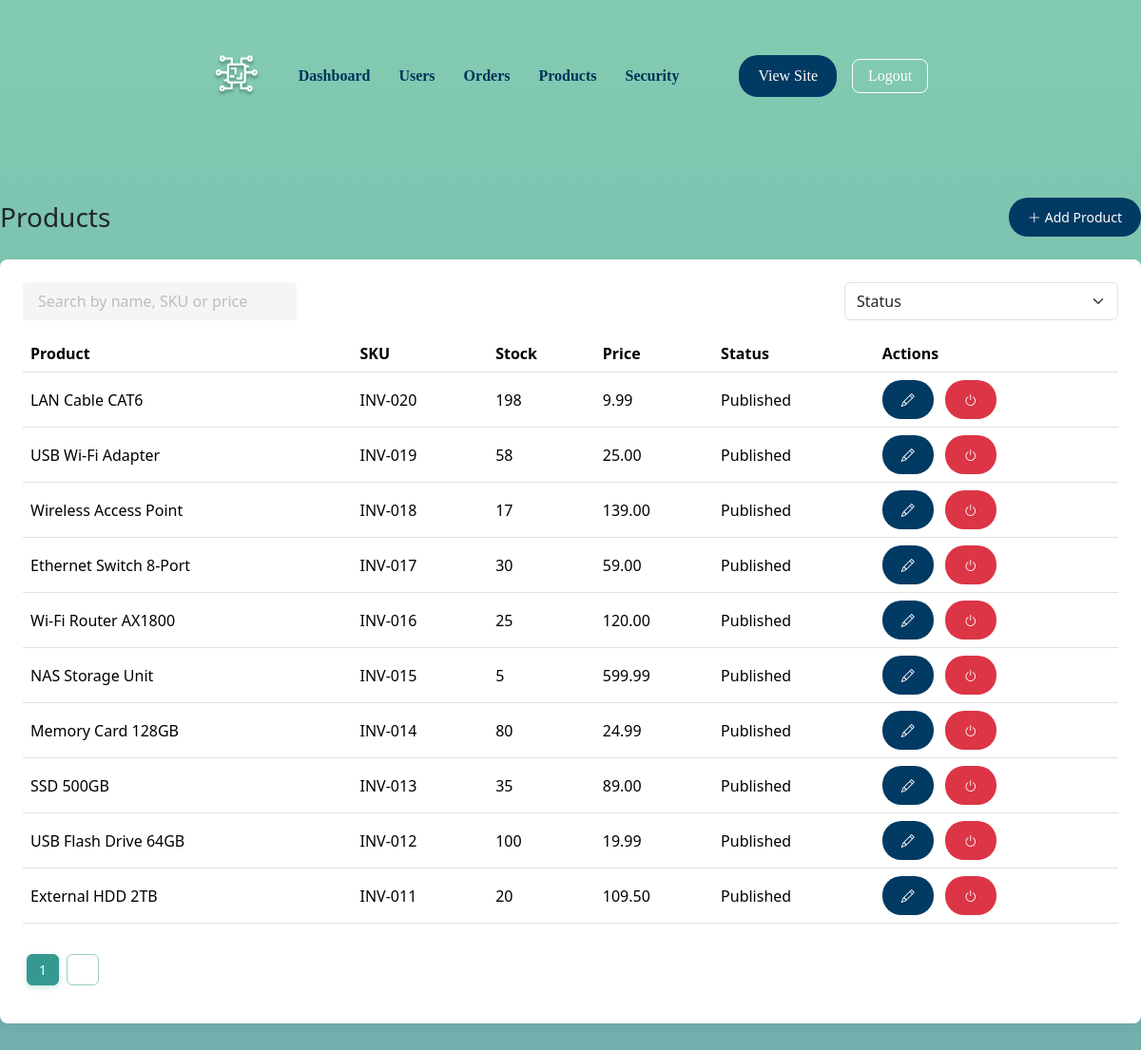
Before: /pages/admin/products.php with the older database file.
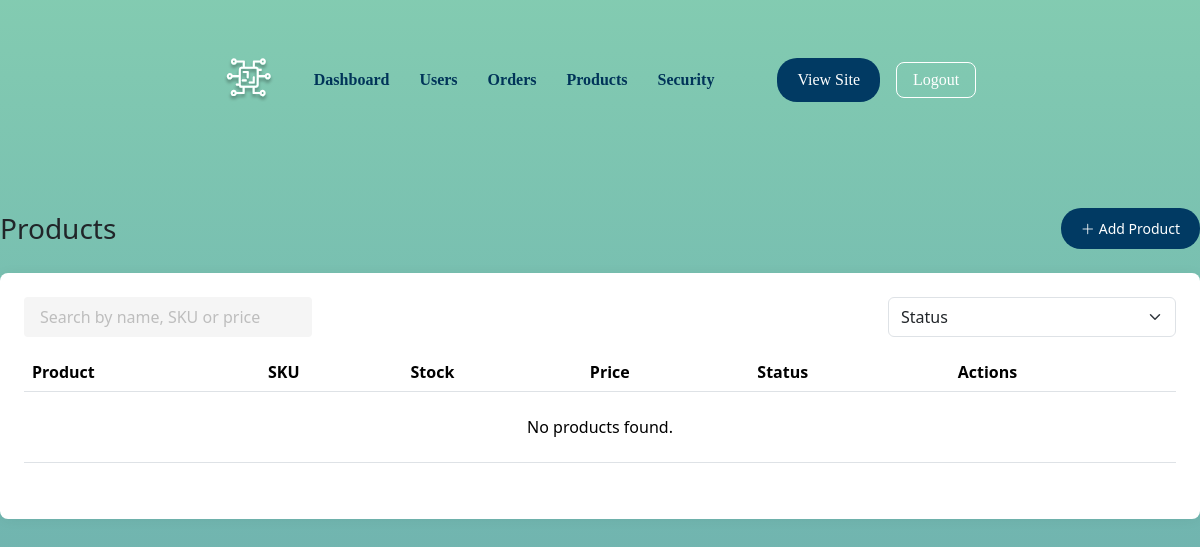
After: the same page with the newer database file.
### tables this page shows
CREATE TABLE IF NOT EXISTS `lpa_stock` (
  `lpa_stock_ID` BIGINT(20) NOT NULL,
  `lpa_stock_name` VARCHAR(250) NOT NULL,
  `lpa_stock_desc` TEXT NULL,
  `lpa_stock_onhand` VARCHAR(5) NULL,
  `lpa_stock_price` DECIMAL(7,2) NULL DEFAULT 0,
  `lpa_stock_status` CHAR(1) NULL DEFAULT 'P',
  `lpa_stock_publish_at` DATETIME NULL,
  `lpa_fk_category_ID` INT NOT NULL,
  `lpa_fk_type_ID` INT NOT NULL,
  `lpa_invitem_inv_no` VARCHAR(20) NOT NULL,
  PRIMARY KEY (`lpa_stock_ID`),
  INDEX `fk_lpa_stock_lpa_category_idx` (`lpa_fk_category_ID` ASC) VISIBLE,
  INDEX `fk_lpa_stock_lpa_type1_idx` (`lpa_fk_type_ID` ASC) VISIBLE,
  CONSTRAINT `fk_lpa_stock_lpa_category`
    FOREIGN KEY (`lpa_fk_category_ID`)
    REFERENCES `lpa_category` (`lpa_category_ID`)
    ON DELETE NO ACTION
    ON UPDATE NO ACTION,
  CONSTRAINT `fk_lpa_stock_lpa_type1`
    FOREIGN KEY (`lpa_fk_type_ID`)
    REFERENCES `lpa_type` (`lpa_type_ID`)
    ON DELETE NO ACTION
    ON UPDATE NO ACTION);

### includes/config.php (called while the page is built, shortened)
<?php
class Database {
    private static $instance = null;
    private function __construct() {
        $env = parse_ini_file(__DIR__ . '/../.env');
        $dsn = "mysql:host={$env['DB_HOST']};dbname={$env['DB_NAME']};charset=utf8mb4";
        $options = [
            PDO::ATTR_ERRMODE => PDO::ERRMODE_EXCEPTION,
            PDO::ATTR_DEFAULT_FETCH_MODE => PDO::FETCH_ASSOC,
            PDO::ATTR_EMULATE_PREPARES => false,
        ];
        try {
            $this->conn = new PDO($dsn, $env['DB_USER'], $env['DB_PASS'], $options);
        } catch (PDOException $e) {
            die("❌ DB Connection failed: " . $e->getMessage());
        }
    }
    public static function getConnection(): PDO
    {
        if (!self::$instance) {
            self::$instance = new Database();
        }
        return self::$instance->conn;
    }
}

### repositories/ProductRepository.php (called while the page is built, shortened)
<?php
class ProductRepository extends BaseRepository
{
    public function countAll(string $search = '', string $status = ''): int
    {
        $sql = "SELECT COUNT(*) FROM {$this->table} s";
        $conditions = [];
        $params = [];
        $stmt = $this->conn->prepare($sql);
        $stmt->execute();
        return (int)$stmt->fetchColumn();
    }
    public function findPaginated(int $offset, int $limit, string $search = '', string $status = ''): array
    {
        $conditions = [];
        $params = [':offset' => $offset, ':limit' => $limit];
        $where = $conditions ? 'WHERE ' . implode(' AND ', $conditions) : '';
        $sql = "SELECT s.*, s.lpa_stock_onhand - COALESCE(p.purchased, 0) AS available
                FROM {$this->table} s
                LEFT JOIN (
                    SELECT ii.lpa_fk_stock_ID, SUM(ii.lpa_invitem_qty) AS purchased
                    FROM lpa_invoice_items ii
                    JOIN lpa_invoices i ON i.lpa_invoices_ID = ii.lpa_fk_invoices_ID
                    AND i.lpa_inv_status = 'A'
                    GROUP BY ii.lpa_fk_stock_ID
                ) p ON p.lpa_fk_stock_ID = s.lpa_stock_ID
                {$where}
                ORDER BY s.lpa_stock_ID DESC
                LIMIT :offset, :limit";
        $stmt = $this->conn->prepare($sql);
        foreach ($params as $key => $val) {
            $stmt->bindValue($key, $val, is_int($val) ? PDO::PARAM_INT : PDO::PARAM_STR);
        }
        $stmt->execute();
        $rows = $stmt->fetchAll();
        return $rows;
    }
}

### repositories/BaseRepository.php (called while the page is built, shortened)
<?php
class BaseRepository
{
    public function __construct(string $table)
    {
        $this->conn = Database::getConnection();
        $this->table = $table;
    }
}

### pages/admin/products.php (the view, shortened to what this page needs)
<?php
$repo = new ProductRepository();
$searchTerm   = trim($_GET['search'] ?? '');
$statusFilter = trim($_GET['status'] ?? '');
$pageNum  = isset($_GET['page_num']) && is_numeric($_GET['page_num']) ? (int)$_GET['page_num'] : 1;
$pageSize = 10;
$offset   = ($pageNum - 1) * $pageSize;
$total    = $repo->countAll($searchTerm, $statusFilter);
$totalPages = (int)ceil($total / $pageSize);
$products = $repo->findPaginated($offset, $pageSize, $searchTerm, $statusFilter);
function renderRows(array $products): string {
    foreach ($products as $product) {
        ?>
        <tr data-status="<?= htmlspecialchars($product['lpa_stock_status'], ENT_QUOTES) ?>">
            <td class="product-title"><?= htmlspecialchars($product['lpa_stock_name']) ?></td>
            <td class="product-sku"><?= htmlspecialchars($product['lpa_invitem_inv_no']) ?></td>
            <td><?= htmlspecialchars($product['available']) ?></td>
            <td class="product-price"><?= htmlspecialchars($product['lpa_stock_price']) ?></td>
            <td class="product-status"><?= htmlspecialchars(statusLabel($product['lpa_stock_status'])) ?></td>
            <td>
                <button type="button" class="btn btn-sm btn-primary text-white me-1 edit-product" data-bs-toggle="tooltip" title="Edit"
                        data-id="<?= $product['lpa_stock_ID'] ?>"
                        data-name="<?= htmlspecialchars($product['lpa_stock_name'], ENT_QUOTES) ?>"
                        data-desc="<?= htmlspecialchars($product['lpa_stock_desc'] ?? '', ENT_QUOTES) ?>"
                        data-features="<?= htmlspecialchars($product['lpa_stock_features'] ?? '', ENT_QUOTES) ?>"
                        data-qty="<?= htmlspecialchars($product['lpa_stock_onhand'], ENT_QUOTES) ?>"
                        data-price="<?= htmlspecialchars($product['lpa_stock_price'], ENT_QUOTES) ?>"
                        data-image="<?= htmlspecialchars($product['lpa_stock_image'] ?? '', ENT_QUOTES) ?>"
                        data-status="<?= htmlspecialchars($product['lpa_stock_status'], ENT_QUOTES) ?>"
                        data-category="<?= htmlspecialchars($product['lpa_fk_category_ID'], ENT_QUOTES) ?>"
                        data-type="<?= htmlspecialchars($product['lpa_fk_type_ID'], ENT_QUOTES) ?>"
                        data-publish-at="<?= htmlspecialchars($product['lpa_stock_publish_at'] ?? '', ENT_QUOTES) ?>"><i class="bi bi-pencil"></i></button>
                <?php
                $isDeactivated = ($product['lpa_stock_status'] ?? '') === 'D';
                $toggleAction = $isDeactivated ? 'activate' : 'deactivate';
                $toggleClass = $isDeactivated ? 'btn-success' : 'btn-danger';
                $toggleIcon = $isDeactivated ? 'bi-arrow-counterclockwise' : 'bi-power';
                ?>
                <form method="POST" action="/admin.products" class="d-inline">
                    <button type="button"
                            class="btn btn-sm <?= $toggleClass ?> text-white toggle-status-btn ms-1"
                            data-bs-toggle="tooltip"
                            title="<?= htmlspecialchars(ucfirst($toggleAction), ENT_QUOTES) ?>"
                            data-name="<?= htmlspecialchars($product['lpa_stock_name'], ENT_QUOTES) ?>"
                            data-action="<?= htmlspecialchars($toggleAction, ENT_QUOTES) ?>">
                        <i class="bi <?= $toggleIcon ?>"></i>
                    </button>
                </form>
            </td>
        </tr>
        <?php
    }
    return ob_get_clean();
}
function renderAdminPagination(int $current, int $totalPages): string {
    echo '<nav><ul class="pagination pagination-sm" id="pagination">';
    for ($i = 1; $i <= $totalPages; $i++) {
        $active = $i === $current ? ' active' : '';
        echo "<li class='page-item$active'><a href='#' class='page-link' data-page='$i'>$i</a></li>";
    }
    echo '</ul></nav>';
    return ob_get_clean();
}
$rowsHtml = $products
    ? renderRows($products)
    : '<tr class="no-results"><td colspan="6" class="text-center py-4">No products found.</td></tr>';
$paginationHtml = $totalPages > 1 ? renderAdminPagination($pageNum, $totalPages) : '';
function statusLabel($code) {
    return match ($code) {
        'P', 'A' => 'Published',
        'S'       => 'Scheduled',
        'D'       => 'Deactivated',
        'U', 'I'  => 'Unpublished',
        default   => 'Unpublished',
    };
}
?>
<div class="container-account">
    <div class="d-flex justify-content-between align-items-center mb-4">
        <h1 class="h3 mb-0">Products</h1>
        <button id="add-product" class="btn btn-primary btn-sm d-flex align-items-center gap-1">
            <i class="bi bi-plus-lg"></i>
            <span>Add Product</span>
        </button>
    </div>
    <div class="bg-white rounded shadow-sm p-4">
        <div class="d-flex justify-content-between mb-3">
            <input type="text" id="product-search" class="form-control w-25" placeholder="Search by name, SKU or price">
            <select class="form-select w-25" id="status-filter">
                <option value="">Status</option>
            </select>
        </div>
        <div class="table-responsive">
            <table id="products-table" class="table align-middle">
                <thead>
                <tr>
                    <th>Product</th>
                    <th>SKU</th>
                    <th>Stock</th>
                    <th>Price</th>
                    <th>Status</th>
                    <th>Actions</th>
                </tr>
                </thead>
                <tbody id="product-rows">
                <?= $rowsHtml ?>
                </tbody>
            </table>
        </div>
        <div class="mt-3" id="pagination-container">
            <?= $paginationHtml ?>
        </div>
    </div>
</div>
<?php
$pageContent = ob_get_clean();
include 'includes/admin/layout.php';

### includes/admin/layout.php (shortened to what this page needs)
<!DOCTYPE html>
<html lang="en">
<head>
    <link rel="stylesheet" href="https://cdn.jsdelivr.net/npm/bootstrap-icons@1.10.5/font/bootstrap-icons.css">
    <link rel="stylesheet" href="https://cdn.jsdelivr.net/npm/bootstrap@5.3.3/dist/css/bootstrap.min.css"
>
    <link rel="stylesheet" href="../assets/css/ecomms_style_v1.css">
    <link rel="stylesheet" href="../assets/css/bootstrap_customize.css">
    <link rel="stylesheet" href="../assets/css/product_detail.css">
    <link rel="stylesheet" href="../assets/css/normalize.css">
</head>
<body>
<div id="main">
    <?php include __DIR__ . '/header.php'; ?>
    <div class="content">
        <?php if (isset($pageContent)): ?>
            <?php if (is_string($pageContent) && is_file($pageContent)): ?>
                <?php include $pageContent; ?>
            <?php else: ?>
                <?= $pageContent ?>
            <?php endif; ?>
        <?php else: ?>
            <?php include __DIR__ . '/../../pages/error/404.php'; ?>
        <?php endif; ?>
    </div>
</div>
<div class="toast-container position-fixed top-0 end-0 p-3 z-3">
</div>
</body>
</html>

### includes/admin/header.php (shortened to what this page needs)
<?php
$uri = $_SERVER['REQUEST_URI'] ?? '/admin';
$links = [
    '/admin' => 'Dashboard',
    '/admin.users' => 'Users',
    '/admin.orders' => 'Orders',
    '/admin.products' => 'Products',
    '/admin.security' => 'Security',
];
$style = 'text-decoration-none';
?>
<header class="header">
    <div class="logo-nav">
        <a href="/admin" class="text-decoration-none">
            <img class="logo" src="../assets/images/Logo.svg" alt="Logo">
        </a>
        <nav class="navigation">
            <?php foreach ($links as $route => $label): ?>
                <a href="<?= $route ?>" class="<?= strtolower($uri) === strtolower($route) ? 'text-color-selection text-decoration-underline' : $style ?>">
                    <?= htmlspecialchars($label) ?>
                </a>
            <?php endforeach; ?>
        </nav>
    </div>
    <div class="actions">
        <div class="d-flex align-items-center gap-3">
            <a href="/home" class="create-account text-decoration-none">View Site</a>
            <a href="/auth.logout" class="text-decoration-none login-link">Logout</a>
        </div>
    </div>
</header>

### assets/css/ecomms_style_v1.css (style rules this page uses)
body { margin: 0; line-height: normal; padding: 0; font-size: 20px; background-size: cover; background: linear-gradient( 180deg, var(--gradient-start), var(--gradient-mid) 50%, var(--gradient-end) ) no-repeat fixed center center; box-sizing: border-box; position: relative; overflow-x: hidden; }
html, body { height: 100%; }
#main { min-height: 100vh; display: flex; flex-direction: column; }
.content { flex: 1 0 auto; }
header { display: flex; justify-content: center; align-items: center; padding: 28px 130px; color: white; font-size: 16px; gap: 63px; position: relative; font-family: Verdana, serif; box-sizing: border-box; height: 160px; }
.logo-nav { display: flex; align-items: center; gap: 40px; }
.logo { width: 50px; }
.navigation { display: flex; gap: 30px; }
.navigation a { color: var(--color-primary); text-decoration: none; font-weight: bold; transition: color 0.2s; font-family: Verdana, serif; }
.actions { display: flex; align-items: center; gap: 20px; }
.create-account { background-color: var(--color-secondary); color: #fff; display: inline-flex; align-items: center; justify-content: center; padding: 12px 20px; min-height: 44px; border-radius: 20px; border: none; cursor: pointer; transition: background-color 0.3s; line-height: 1.2; text-align: center; white-space: nowrap; box-sizing: border-box; }
.login-link { font-weight: 500; padding: 8px 16px; border-radius: 8px; border: 1px solid white; color: white; transition: background-color 0.3s ease; }
.container-account { max-width: 1280px; margin: 0 auto 400px; padding: 3rem 0; font-size: 16px; }
.container-account .form-control { border: none; border-radius: 4px; background-color: #f5f5f5; height: 40px; padding-left: 16px; font-size: 1rem; color: #333; box-shadow: none; }
.container-account .form-control::placeholder { color: #999; opacity: 0.6; }
.container-account .bg-white { background-color: #fff !important; }
.container-account .shadow-sm { box-shadow: 0 1px 13px rgba(0, 0, 0, 0.05) !important; }
.container-account .rounded { border-radius: 8px !important; }

### assets/css/partials/variables.css (style rules this page uses)
:root { --color-primary: #003459; --color-primary-hover: #caf0f8; --color-secondary: #013a63; --color-secondary-hover: #01497c; --gradient-start: rgba(78, 181, 144, 0.7); --gradient-mid: rgba(53, 153, 143, 0.7); --gradient-end: rgba(53, 124, 130, 0.7); --link-color: #0066cc; --success-color: #aada6f; --success-hover: #96c85d; --cta-color: #b6e67b; --cta-hover: #a3d066; --neutral-bg: rgba(217, 217, 217, 0.45); }

### assets/css/partials/utilities.css (style rules this page uses)
.btn { padding: 10px 20px; border: none; border-radius: 20px; cursor: pointer; transition: background-color 0.3s; }
.btn-primary { background-color: var(--color-secondary); color: #fff; }

Changed rows visible on the page:
removed lpa_stock: lpa_stock_name "LAN Cable CAT6", lpa_invitem_inv_no "INV-020", available "198", lpa_stock_price "9.99", lpa_stock_status "Published"
removed lpa_stock: lpa_stock_name "USB Wi-Fi Adapter", lpa_invitem_inv_no "INV-019", available "58", lpa_stock_price "25.00", lpa_stock_status "Published"
removed lpa_stock: lpa_stock_name "Wireless Access Point", lpa_invitem_inv_no "INV-018", available "17", lpa_stock_price "139.00", lpa_stock_status "Published"
removed lpa_stock: lpa_stock_name "Ethernet Switch 8-Port", lpa_invitem_inv_no "INV-017", available "30", lpa_stock_price "59.00", lpa_stock_status "Published"
removed lpa_stock: lpa_stock_name "Wi-Fi Router AX1800", lpa_invitem_inv_no "INV-016", available "25", lpa_stock_price "120.00", lpa_stock_status "Published"
removed lpa_stock: lpa_stock_name "NAS Storage Unit", lpa_invitem_inv_no "INV-015", available "5", lpa_stock_price "599.99", lpa_stock_status "Published"
removed lpa_stock: lpa_stock_name "Memory Card 128GB", lpa_invitem_inv_no "INV-014", available "80", lpa_stock_price "24.99", lpa_stock_status "Published"
removed lpa_stock: lpa_stock_name "SSD 500GB", lpa_invitem_inv_no "INV-013", available "35", lpa_stock_price "89.00", lpa_stock_status "Published"
removed lpa_stock: lpa_stock_name "USB Flash Drive 64GB", lpa_invitem_inv_no "INV-012", available "100", lpa_stock_price "19.99", lpa_stock_status "Published"
removed lpa_stock: lpa_stock_name "External HDD 2TB", lpa_invitem_inv_no "INV-011", available "20", lpa_stock_price "109.50", lpa_stock_status "Published"
Other visible differences:
text now shown: "No products found."
list line gone: "1"
